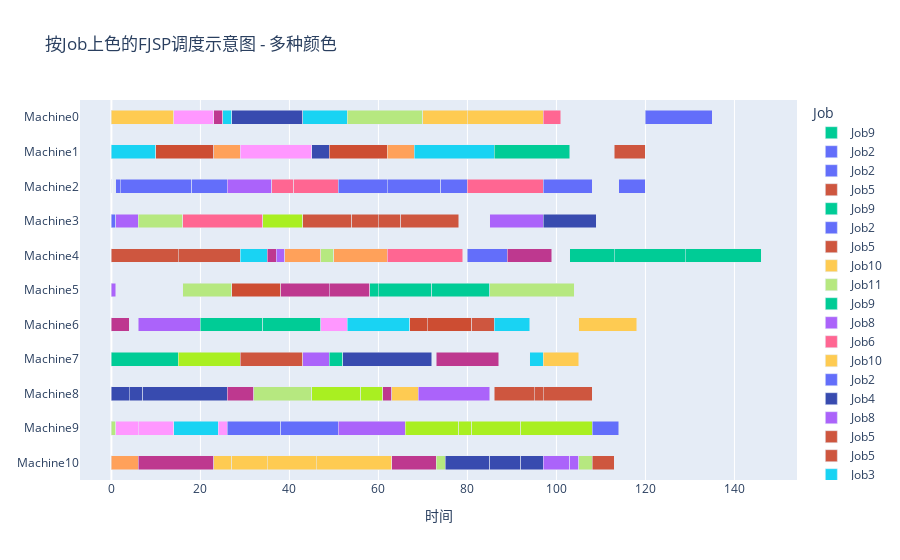
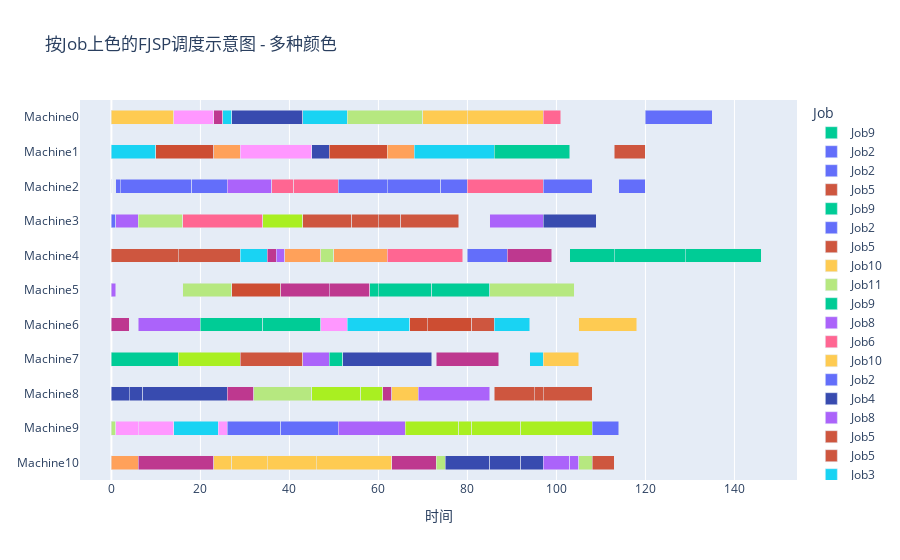

The code cell stored with these charts, in order, in its notebook:
### Code cell
# DAN 解
configs = parser.parse_args(args=args)

setup_seed(configs.seed_test)

test_model = []

for model_name in configs.test_model:
    test_model.append((f'./trained_network/{configs.model_source}/{model_name}.pth', model_name))
print(test_model)
test_data = pack_data_from_config(configs.data_source, configs.test_data)
# print(test_data)
makespans = []
for i in range(len(test_model)):
    model = test_model[i]
    data = test_data[i][0]
    print(data[1][0])
    result_5_times = []
    for j in range(2):
        test = Test(configs, data, model[0])     
        result = test.greedy_strategy()
        result_5_times.append(result)
        test.env.render()
        tasks_data = test.env.tasks_data
    result_5_times = np.array(result_5_times)

    save_result = np.min(result_5_times, axis=0)
    print("testing results:")
    print(f"makespan(greedy): ", save_result[:, 0].mean())
    makespans.append(save_result[:, 0].mean())
    print("="*100)
print(tasks_data)
baseline_makespans = np.array(makespans)
print(baseline_makespans)
